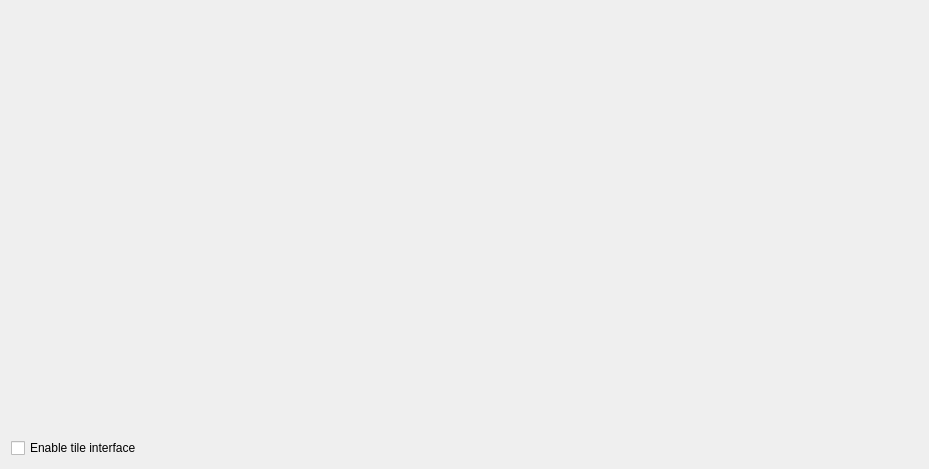
<?xml version="1.0" encoding="UTF-8"?>
<ui version="4.0">
 <class>LegacyIoPortSettingsWidget</class>
 <widget class="QWidget" name="LegacyIoPortSettingsWidget">
  <property name="geometry">
   <rect>
    <x>0</x>
    <y>0</y>
    <width>929</width>
    <height>469</height>
   </rect>
  </property>
  <property name="windowTitle">
   <string>Form</string>
  </property>
  <layout class="QVBoxLayout" name="verticalLayout">
   <property name="spacing">
    <number>16</number>
   </property>
   <item>
    <widget class="nx::client::desktop::WidgetTable" name="table" native="true"/>
   </item>
   <item>
    <widget class="QCheckBox" name="enableTileInterfaceCheckBox">
     <property name="text">
      <string>Enable tile interface</string>
     </property>
    </widget>
   </item>
  </layout>
 </widget>
 <customwidgets>
  <customwidget>
   <class>nx::client::desktop::WidgetTable</class>
   <extends>QWidget</extends>
   <header location="global">nx/client/desktop/common/widgets/widget_table.h</header>
   <container>1</container>
  </customwidget>
 </customwidgets>
 <resources/>
 <connections/>
</ui>
